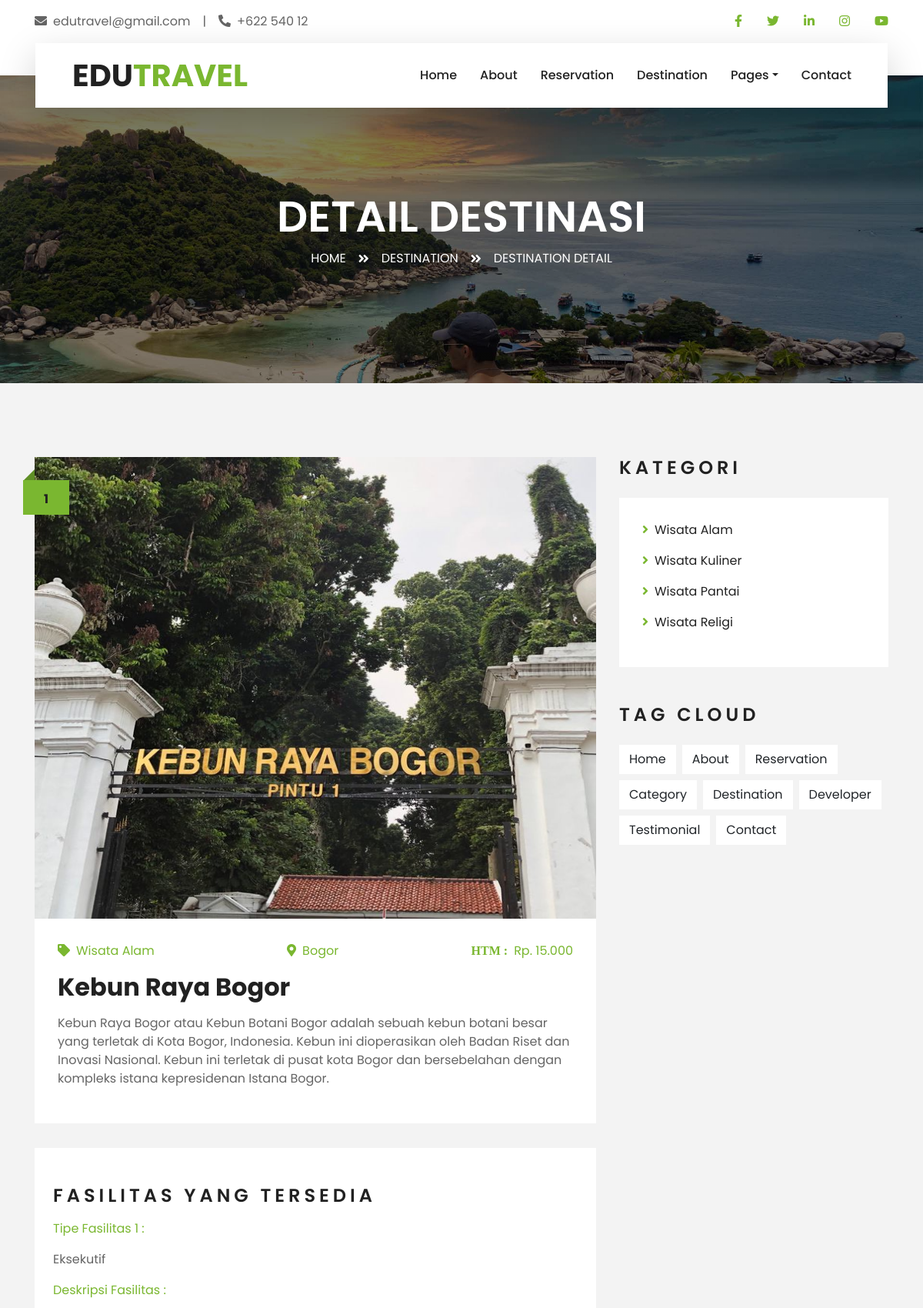
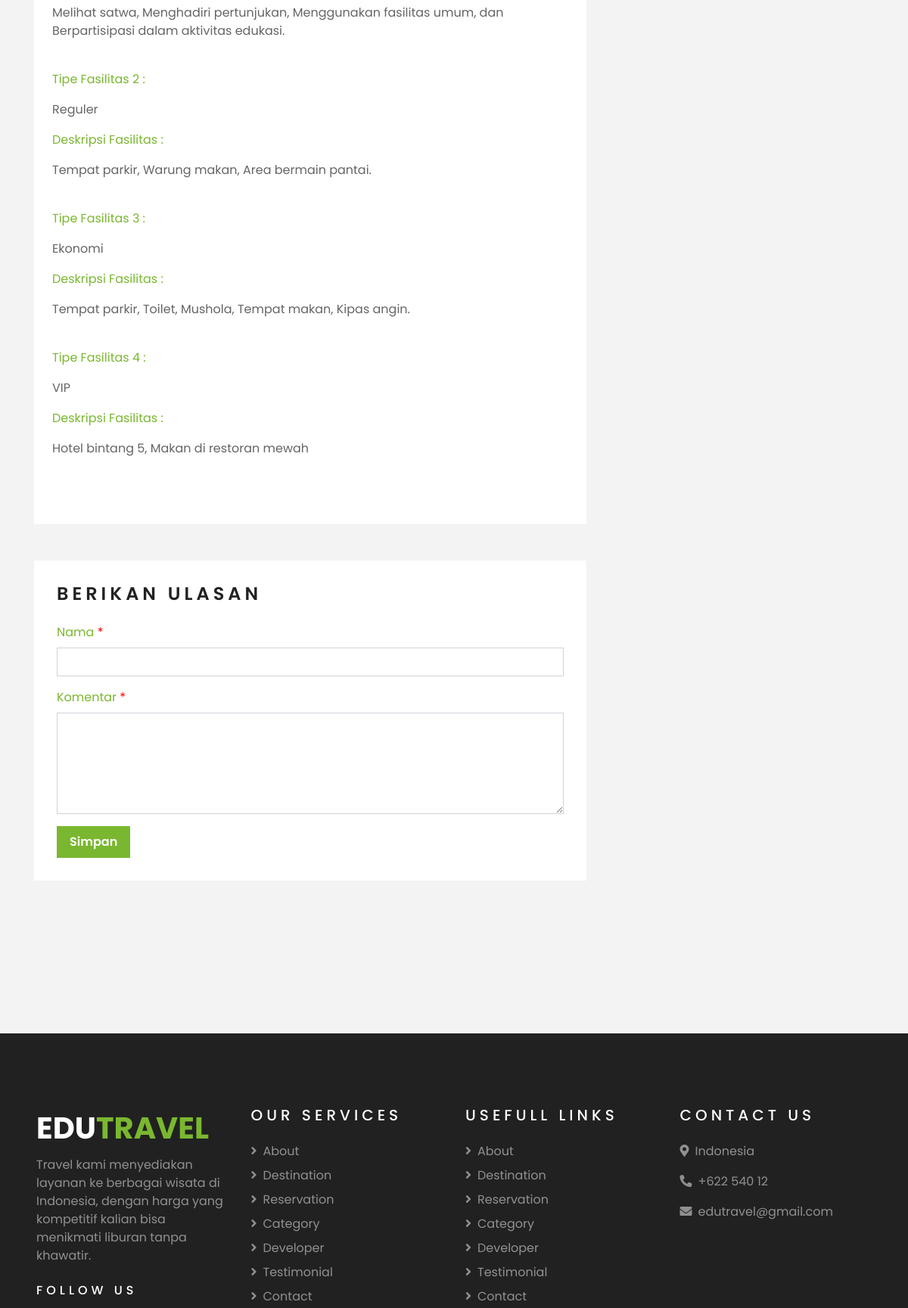
The page /travelling/main_page/detail_destination.php?id_destinasi=1 (upper part) on the database its author committed (2 pictures, top to bottom).
### tables this page shows
CREATE TABLE `destinasi` (
  `id_destinasi` int(11) NOT NULL,
  `nama_destinasi` varchar(100) NOT NULL,
  `gambar` text NOT NULL,
  `lokasi` varchar(250) NOT NULL,
  `harga` decimal(10,2) NOT NULL,
  `deskripsi` varchar(500) NOT NULL,
  `id_kategori` int(11) NOT NULL
);

CREATE TABLE `kategori` (
  `id_kategori` int(11) NOT NULL,
  `nama_kategori` varchar(100) NOT NULL,
  `gambar_kategori` text NOT NULL
);

CREATE TABLE `fasilitas` (
  `id_fasilitas` int(11) NOT NULL,
  `tipe` varchar(25) NOT NULL,
  `keterangan` varchar(500) NOT NULL
);

### travelling/main_page/detail_destination.php (the view, shortened to what this page needs)
<!DOCTYPE html>
<html lang="en">
<head>
    <link href="https://cdnjs.cloudflare.com/ajax/libs/font-awesome/5.10.0/css/all.min.css" rel="stylesheet">
    <link href="lib/owlcarousel/assets/owl.carousel.min.css" rel="stylesheet">
    <link href="lib/tempusdominus/css/tempusdominus-bootstrap-4.min.css" rel="stylesheet" />
    <link href="css/style.css" rel="stylesheet">
</head>
<body>
    <div class="container-fluid bg-light pt-3 d-none d-lg-block">
        <div class="container">
            <div class="row">
                <div class="col-lg-6 text-center text-lg-left mb-2 mb-lg-0">
                    <div class="d-inline-flex align-items-center">
                        <p><i class="fa fa-envelope mr-2"></i>edutravel@gmail.com</p>
                        <p class="text-body px-3">|</p>
                        <p><i class="fa fa-phone-alt mr-2"></i>+622 540 12</p>
                    </div>
                </div>
                <div class="col-lg-6 text-center text-lg-right">
                    <div class="d-inline-flex align-items-center">
                        <a class="text-primary px-3" href="https://www.facebook.com">
                            <i class="fab fa-facebook-f"></i>
                        </a>
                        <a class="text-primary px-3" href="https://www.twitter.com">
                            <i class="fab fa-twitter"></i>
                        </a>
                        <a class="text-primary px-3" href="https://www.linkedin.com">
                            <i class="fab fa-linkedin-in"></i>
                        </a>
                        <a class="text-primary px-3" href="https://www.instagram.com">
                            <i class="fab fa-instagram"></i>
                        </a>
                        <a class="text-primary pl-3" href="https://www.youtube.com">
                            <i class="fab fa-youtube"></i>
                        </a>
                    </div>
                </div>
            </div>
        </div>
    </div>
    <div class="container-fluid position-relative nav-bar p-0">
        <div class="container-lg position-relative p-0 px-lg-3" style="z-index: 9;">
            <nav class="navbar navbar-expand-lg bg-light navbar-light shadow-lg py-3 py-lg-0 pl-3 pl-lg-5">
                <a href="" class="navbar-brand">
                    <h1 class="m-0 text-primary"><span class="text-dark">EDU</span>TRAVEL</h1>
                </a>
                <div class="collapse navbar-collapse justify-content-between px-3" id="navbarCollapse">
                    <div class="navbar-nav ml-auto py-0">
                        <a href="index.php" class="nav-item nav-link">Home</a>
                        <a href="about.php" class="nav-item nav-link">About</a>
                        <a href="reservation.php" class="nav-item nav-link">Reservation</a>
                        <a href="destination.php" class="nav-item nav-link">Destination</a>
                        <div class="nav-item dropdown">
                            <a href="#" class="nav-link dropdown-toggle" data-toggle="dropdown">Pages</a>
                        </div>
                        <a href="contact.php" class="nav-item nav-link">Contact</a>
                    </div>
                </div>
            </nav>
        </div>
    </div>
    <div class="container-fluid page-header">
        <div class="container">
            <div class="d-flex flex-column align-items-center justify-content-center" style="min-height: 400px">
                <h3 class="display-4 text-white text-uppercase">Detail Destinasi</h3>
                <div class="d-inline-flex text-white">
                    <p class="m-0 text-uppercase"><a class="text-white" href="index.php">Home</a></p>
                    <i class="fa fa-angle-double-right pt-1 px-3"></i>
                    <p class="m-0 text-uppercase"><a class="text-white" href="destination.php">Destination</a></p>
                    <i class="fa fa-angle-double-right pt-1 px-3"></i>
                    <p class="m-0 text-uppercase">Destination Detail</p>
                </div>
            </div>
        </div>
    </div>
    <div class="container-fluid py-5">
        <div class="container py-5">
            <div class="row">
                <?php
                    include '../koneksi.php';
                    $id_terima = $_GET['id_destinasi'];
                    $destinasi = mysqli_query($koneksi, "SELECT * FROM `destinasi` as d JOIN `kategori` as k ON d.id_kategori=k.id_kategori where d.id_destinasi=$id_terima;");
                    if(mysqli_num_rows($destinasi)>0){
                        while($d = mysqli_fetch_array($destinasi)){
                            $gambar = $d["gambar"];
                            $id_destinasi = $d["id_destinasi"];
                            $nama_kategori = $d["id_kategori"];
                            $nama_kategori = $d["nama_kategori"];
                            $lokasi = $d["lokasi"];
                            $harga = $d["harga"];
                            $nama_destinasi = $d["nama_destinasi"];
                            $deskripsi = $d["deskripsi"];
                        }
                    }
                ?>
                <div class="col-lg-8">
                    <div class="pb-3">
                        <div class="blog-item">
                            <div class="position-relative">
                                <img class="img-fluid w-100" src="<?php echo $gambar?>" style="height:600px">
                                <div class="blog-date">
                                    <h6 class="font-weight-bold mb-n1"><?php echo $id_destinasi?></h6>
                                </div>
                            </div>
                        </div>
                        <div class="bg-white mb-3" style="padding: 30px;">
                            <div class="d-flex justify-content-between mb-3">
                                <div class="text-primary text-decoration-none"><i class="fas fa-tag text-primary mr-2"></i><?php echo $nama_kategori?></div>
                                <div class="text-primary  text-decoration-none"><i class="fa fa-map-marker-alt text-primary mr-2"></i><?php echo $lokasi?></div>
                                <div class="text-primary text-decoration-none"><i class="fas text-primary mr-2">HTM : </i><?php echo "Rp. " . number_format($harga,0,',','.')?></div>
                            </div>
                            <h2 class="mb-3"><?php echo $nama_destinasi?></h2>
                            <p><?php echo $deskripsi?></p>
                        </div>
                    </div>
                    <div class="d-flex flex-column bg-white mb-5 py-5 px-4">
                        <h4 class="text-uppercase mb-3" style="letter-spacing: 5px;">Fasilitas Yang Tersedia</h4>
                        <div class="bg-white" >
                            <?php
                                include '../koneksi.php';
                                $no = 1;
                                $query = mysqli_query($koneksi, "SELECT * FROM `fasilitas` where id_fasilitas=id_fasilitas;");
                            ?>
                            <?php
                                if(mysqli_num_rows($query)>0){
                                while($data = mysqli_fetch_array($query)){
                            ?>
                            <p class="text-primary">Tipe Fasilitas <?php echo $no ?> :</p>
                            <p><?php echo $data["tipe"] ?></p>
                            <p class="text-primary">Deskripsi Fasilitas :</p>
                            <p><?php echo $data["keterangan"] ?></p> <br>
                            <?php $no++; } ?>
                            <?php } ?>
                        </div>
                    </div>
                    <div class="bg-white mb-3" style="padding: 30px;">
                        <h4 class="text-uppercase mb-4" style="letter-spacing: 5px;">Berikan Ulasan</h4>
                        <form action="proses_tambah_ulasan.php" method="post" onsubmit="return validateForm()">
                            <div class="form-group">
                                <label for="nama" class="text-primary">Nama <span style="color:red">*</span></label>
                                <input type="text" class="form-control" name="nama" id="nama">
                            </div>
                            <div class="form-group">
                                <label for="pesan" class="text-primary">Komentar <span style="color:red">*</span></label>
                                <textarea id="pesan" cols="30" rows="5" name="pesan" class="form-control"></textarea>
                            </div>
                            <div class="form-group mb-0">
                                <input type="submit" value="Simpan" name="submit"
                                    class="btn btn-primary font-weight-semi-bold py-2 px-3">
                            </div>
                        </form>
                    </div>
                </div>
                <div class="col-lg-4 mt-5 mt-lg-0">
                    <div class="mb-5">
                        <h4 class="text-uppercase mb-4" style="letter-spacing: 5px;">Kategori</h4>
                        <div class="bg-white" style="padding: 30px;">
                            <?php
                                include '../koneksi.php';
                                $query = mysqli_query($koneksi, "SELECT * FROM `kategori` where id_kategori=id_kategori;");
                                if(mysqli_num_rows($query)>0){
                                while($data = mysqli_fetch_array($query)){
                            ?>
                            <ul class="list-inline m-0">
                                <li class="mb-3 d-flex justify-content-between align-items-center">
                                    <a class="text-dark" href="detail_kategori.php?id_kategori=<?php echo $data["id_kategori"] ?>"><i class="fa fa-angle-right text-primary mr-2"></i><?php echo $data["nama_kategori"] ?></a>
                                </li>
                            </ul>
                            <?php } ?>
                            <?php } ?>
                        </div>
                    </div>
                    <div class="mb-5">
                        <h4 class="text-uppercase mb-4" style="letter-spacing: 5px;">Tag Cloud</h4>
                        <div class="d-flex flex-wrap m-n1">
                            <a href="index.php" class="btn btn-light m-1">Home</a>
                            <a href="about.php" class="btn btn-light m-1">About</a>
                            <a href="reservation.php" class="btn btn-light m-1">Reservation</a>
                            <a href="category.php" class="btn btn-light m-1">Category</a>
                            <a href="destination.php" class="btn btn-light m-1">Destination</a>
                            <a href="developer.php" class="btn btn-light m-1">Developer</a>
                            <a href="testimonial.php" class="btn btn-light m-1">Testimonial</a>
                            <a href="contact.php" class="btn btn-light m-1">Contact</a>
                        </div>
                    </div>
                </div>
            </div>
        </div>
    </div>
    <div class="container-fluid bg-dark text-white-50 py-5 px-sm-3 px-lg-5" style="margin-top: 90px;">
        <div class="row pt-5">
            <div class="col-lg-3 col-md-6 mb-5">
                <a href="index.php" class="navbar-brand">
                    <h1 class="text-primary"><span class="text-white">EDU</span>TRAVEL</h1>
                </a>
                <p>Travel kami menyediakan layanan ke berbagai wisata di Indonesia, dengan harga yang kompetitif kalian bisa menikmati liburan tanpa khawatir.</p>
                <h6 class="text-white text-uppercase mt-4 mb-3" style="letter-spacing: 5px;">Follow Us</h6>
            </div>
            <div class="col-lg-3 col-md-6 mb-5">
                <h5 class="text-white text-uppercase mb-4" style="letter-spacing: 5px;">Our Services</h5>
                <div class="d-flex flex-column justify-content-start">
                    <a class="text-white-50 mb-2" href="about.php"><i class="fa fa-angle-right mr-2"></i>About</a>
                    <a class="text-white-50 mb-2" href="destination.php"><i class="fa fa-angle-right mr-2"></i>Destination</a>
                    <a class="text-white-50 mb-2" href="reservation.php"><i class="fa fa-angle-right mr-2"></i>Reservation</a>
                    <a class="text-white-50 mb-2" href="category.php"><i class="fa fa-angle-right mr-2"></i>Category</a>
                    <a class="text-white-50 mb-2" href="developer.php"><i class="fa fa-angle-right mr-2"></i>Developer</a>
                    <a class="text-white-50 mb-2" href="testimonial.php"><i class="fa fa-angle-right mr-2"></i>Testimonial</a>
                    <a class="text-white-50 mb-2" href="contact.php"><i class="fa fa-angle-right mr-2"></i>Contact</a>
                </div>
            </div>
            <div class="col-lg-3 col-md-6 mb-5">
                <h5 class="text-white text-uppercase mb-4" style="letter-spacing: 5px;">Usefull Links</h5>
                <div class="d-flex flex-column justify-content-start">
                    <a class="text-white-50 mb-2" href="about.php"><i class="fa fa-angle-right mr-2"></i>About</a>
                    <a class="text-white-50 mb-2" href="destination.php"><i class="fa fa-angle-right mr-2"></i>Destination</a>
                    <a class="text-white-50 mb-2" href="reservation.php"><i class="fa fa-angle-right mr-2"></i>Reservation</a>
                    <a class="text-white-50 mb-2" href="category.php"><i class="fa fa-angle-right mr-2"></i>Category</a>
                    <a class="text-white-50 mb-2" href="developer.php"><i class="fa fa-angle-right mr-2"></i>Developer</a>
                    <a class="text-white-50 mb-2" href="testimonial.php"><i class="fa fa-angle-right mr-2"></i>Testimonial</a>
                    <a class="text-white-50 mb-2" href="contact.php"><i class="fa fa-angle-right mr-2"></i>Contact</a>
                </div>
            </div>
            <div class="col-lg-3 col-md-6 mb-5">
                <h5 class="text-white text-uppercase mb-4" style="letter-spacing: 5px;">Contact Us</h5>
                <p><i class="fa fa-map-marker-alt mr-2"></i>Indonesia</p>
                <p><i class="fa fa-phone-alt mr-2"></i>+622 540 12</p>
                <p><i class="fa fa-envelope mr-2"></i>edutravel@gmail.com</p>
            </div>
        </div>
    </div>
</body>
</html>

### rows shown on the page
destinasi: gambar (picture), id_destinasi "1", id_kategori.nama_kategori "Wisata Alam", lokasi "Bogor", harga "15.000", nama_destinasi "Kebun Raya Bogor", deskripsi "Kebun Raya Bogor atau Kebun Botani Bogor adalah sebuah kebun botani besar yang terletak di Kota Bogor, Indonesia. Kebun ini dioperasikan oleh Badan Riset dan Inovasi Nasional. Kebun ini terletak di pusat kota Bogor dan bersebelahan dengan kompleks istana kepresidenan Istana Bogor."
fasilitas: tipe "Eksekutif", keterangan "Melihat satwa, Menghadiri pertunjukan, Menggunakan fasilitas umum, dan Berpartisipasi dalam aktivitas edukasi."
fasilitas: tipe "Reguler", keterangan "Tempat parkir, Warung makan, Area bermain pantai."
fasilitas: tipe "Ekonomi", keterangan "Tempat parkir, Toilet, Mushola, Tempat makan, Kipas angin."
fasilitas: tipe "VIP", keterangan "Hotel bintang 5, Makan di restoran mewah"
kategori: nama_kategori "Wisata Alam"
kategori: nama_kategori "Wisata Kuliner"
kategori: nama_kategori "Wisata Pantai"
kategori: nama_kategori "Wisata Religi"
